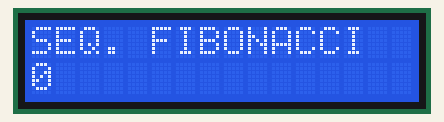
Bench run of a sketch on a simulated Arduino Uno, built with avr-gcc and run on an emulated ATmega328P. Shown: 16×2 character LCD.

Above: at 0.1 s.
At 3.1 s:
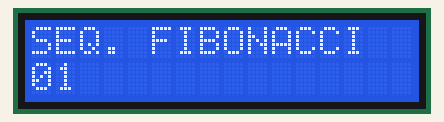
At 9.1 s:
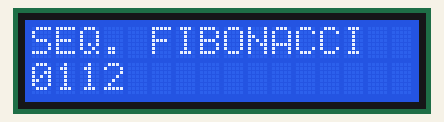
At 18.1 s:
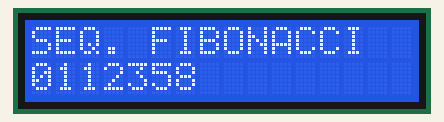
At 27.1 s:
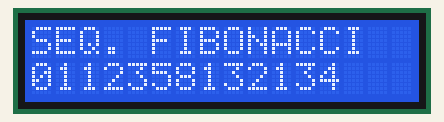
At 36.1 s:
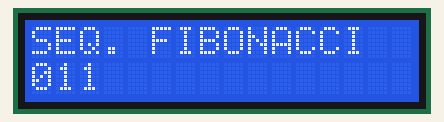

The sketch:

atividade_011.ino
```cpp
#include <LiquidCrystal.h>

LiquidCrystal lcd(12, 11, 5, 4, 3, 2);

void setup()
{
 	lcd.begin(16, 2);
}

void loop()
{
  int n = 10, t1 = 0, t2 = 1, proximoTermo = 0;
  lcd.clear();
  lcd.setCursor(0, 0);
  lcd.print("SEQ. FIBONACCI");

  for (int i = 1; i <= n; ++i) {
        if (i == 1) {
          lcd.setCursor(i-1, 1);
          lcd.print(t1);
          delay(3000);
            continue;
        }
        if (i == 2) {
          lcd.setCursor(i-1, 1);
          lcd.print(t2);
          delay(3000);
            continue;
        }
        proximoTermo = t1 + t2;
        t1 = t2;
        t2 = proximoTermo;

    	if(i == 9){
          	lcd.setCursor(i, 1);
        	lcd.print(proximoTermo);
        	delay(3000);
        }
    	else if(i == 10){
    		lcd.setCursor(i+1 , 1);
        	lcd.print(proximoTermo);
        	delay(3000);
        }
    	else{
    		lcd.setCursor(i-1, 1);
        	lcd.print(proximoTermo);
        	delay(3000);
        }
    }
}
```

Measured:
- what the display in image 1 shows lasts 3.0 s, from 3.1 s to 6.1 s
